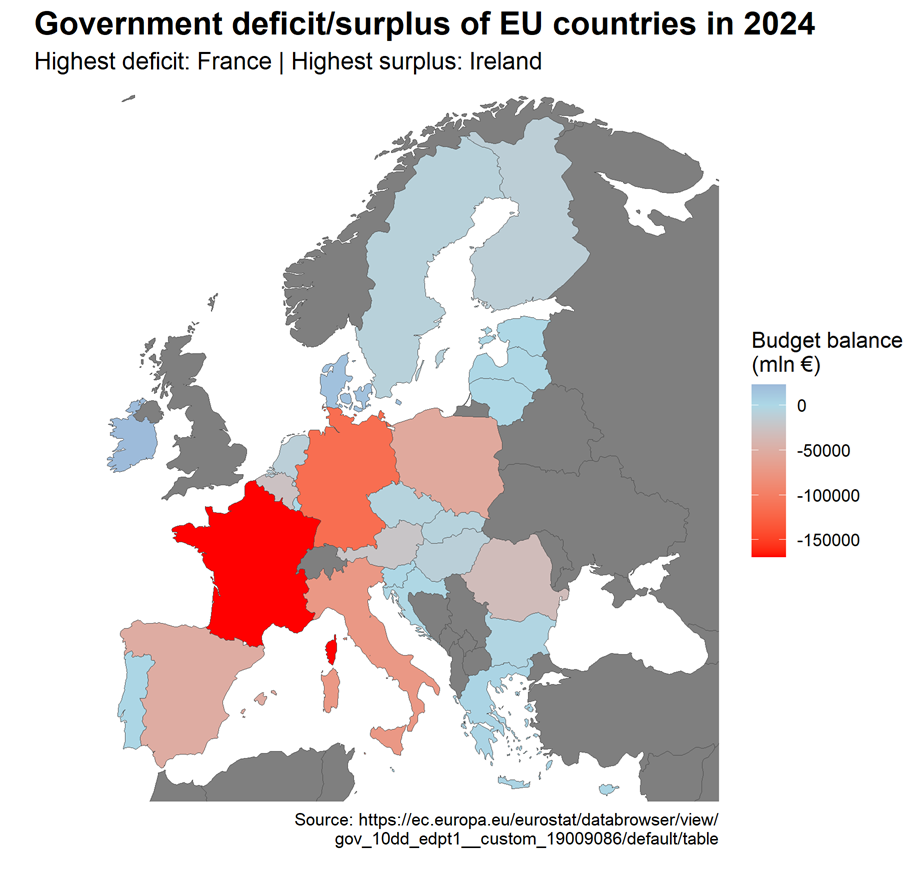

This figure's R source:
library(ggplot2)
library(maps)
library(mapdata)
library(sf)
library(dplyr)
library(rnaturalearth)

countries <- c(
  "Austria", "Belgium", "Bulgaria", "Croatia", "Cyprus", "Czechia",
  "Denmark", "Estonia", "Finland", "France", "Germany", "Greece", "Hungary",
  "Ireland", "Italy", "Latvia", "Lithuania", "Luxembourg", "Malta", "Netherlands",
  "Norway", "Poland", "Portugal", "Romania", "Slovakia", "Slovenia", "Spain",
  "Sweden", "Switzerland", "United Kingdom","Turkey","Belarus","Ukraine","Russia",
  "Albania","Bosnia and Herz.","Bulgaria","Iraq","Croatia","Kosovo","Montenegro",
  "North Macedonia","Serbia","Algeria","Greece","Slovenia",
  "Georgia", "Armenia", "Syria", "Moldova","Morocco","Tunisia"
)
europe <- ne_countries(scale = "medium", returnclass = "sf") %>%
  filter(name %in% countries)
europe <- europe %>%
  mutate(iso_a2 = case_when(
    name == "France" ~ "FR",
    name == "Cyprus" ~ "CY",
    TRUE ~ iso_a2
  ))
deficyt <- read.csv("tec00127_page_linear_2_0.csv")

def <- deficyt %>% 
  select(geo, Geopolitical.entity..reporting., OBS_VALUE)
colnames(def) <- c("geo", "region", "OBS_VALUE")
def <- def %>%
  mutate(geo = case_when(
    geo == "EL" ~ "GR",
    TRUE ~ geo
  ))
map_data <- europe %>%
  left_join(def, by = c("iso_a2" = "geo"))

max_def <- map_data %>% filter(OBS_VALUE == max(OBS_VALUE, na.rm = TRUE))
min_def <- map_data %>% filter(OBS_VALUE == min(OBS_VALUE, na.rm = TRUE))

max_label <- paste(max_def$name, collapse = ", ")
min_label <- paste(min_def$name, collapse = ", ")

ggplot(map_data) +
  geom_sf(aes(fill = OBS_VALUE), color = "gray30", size = 0.2) +
  scale_fill_gradient2(
    low = "red", mid = "lightblue", high = "darkblue", midpoint = 0,
    name = "Budget balance\n(mln €)"
  ) +
  labs(
    title = "Government deficit/surplus of EU countries in 2024",
    subtitle = paste("Highest deficit:", min_label, 
                     "| Highest surplus:", max_label),
    caption = "Source: https://ec.europa.eu/eurostat/databrowser/view/\ngov_10dd_edpt1__custom_19009086/default/table"
  ) +
  coord_sf(xlim = c(-14, 40), ylim = c(36, 70)) +
  theme_minimal() +
  theme(
    plot.title = element_text(size = 16, face = "bold"),
    plot.subtitle = element_text(size = 12),
    legend.position = "right",
    axis.text = element_blank(),
    axis.ticks = element_blank(),
    panel.grid = element_blank()  
  )
